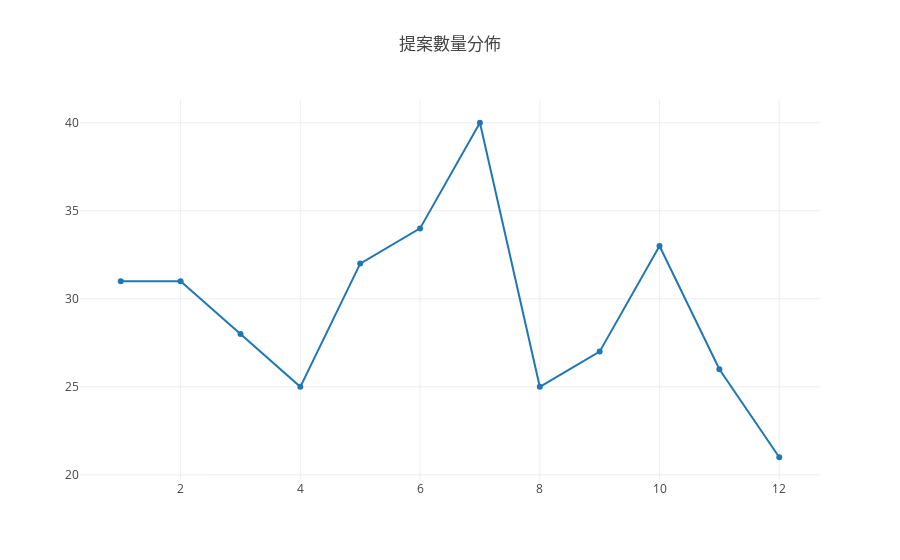

The notebook cell saved with this chart:
### Code cell
data = [go.Scatter(
     x=df.groupby(df.pro_month).have.sum().index,
        y=df.groupby(df.pro_month).have.sum())
         ]


layout = dict(
title = '提案數量分佈'
    )
 
# py.iplot(data)
fig = dict(data=data, layout=layout)
py.iplot(fig)

### Figure 1 — Plotly figure (JSON) as saved in the notebook; plotly's stock layout.template omitted (floating-point values rounded to 4 significant figures)
{"data": [{"type": "scatter", "uid": "6396a471-ced1-402d-a46c-2b1939dfc1f6", "x": [1, 2, 3, 4, 5, 6, 7, 8, 9, 10, 11, 12], "y": [31, 31, 28, 25, 32, 34, 40, 25, 27, 33, 26, 21]}], "layout": {"title": {"text": "提案數量分佈"}}}
